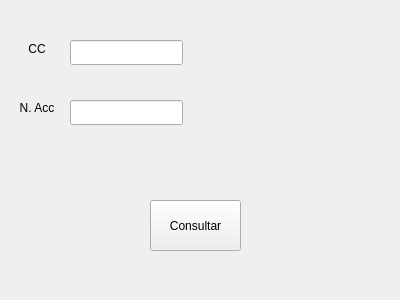
<?xml version="1.0" encoding="UTF-8"?>
<ui version="4.0">
 <class>Consulta</class>
 <widget class="QWidget" name="Consulta">
  <property name="geometry">
   <rect>
    <x>0</x>
    <y>0</y>
    <width>400</width>
    <height>300</height>
   </rect>
  </property>
  <property name="windowTitle">
   <string>Form</string>
  </property>
  <widget class="QPushButton" name="Consult">
   <property name="geometry">
    <rect>
     <x>150</x>
     <y>200</y>
     <width>91</width>
     <height>51</height>
    </rect>
   </property>
   <property name="text">
    <string>Consultar</string>
   </property>
  </widget>
  <widget class="QLineEdit" name="lineEdit">
   <property name="geometry">
    <rect>
     <x>70</x>
     <y>40</y>
     <width>113</width>
     <height>25</height>
    </rect>
   </property>
  </widget>
  <widget class="QLineEdit" name="lineEdit_2">
   <property name="geometry">
    <rect>
     <x>70</x>
     <y>100</y>
     <width>113</width>
     <height>25</height>
    </rect>
   </property>
  </widget>
  <widget class="QLabel" name="label">
   <property name="geometry">
    <rect>
     <x>10</x>
     <y>40</y>
     <width>54</width>
     <height>17</height>
    </rect>
   </property>
   <property name="text">
    <string>CC</string>
   </property>
   <property name="alignment">
    <set>Qt::AlignCenter</set>
   </property>
  </widget>
  <widget class="QLabel" name="label_2">
   <property name="geometry">
    <rect>
     <x>10</x>
     <y>100</y>
     <width>54</width>
     <height>17</height>
    </rect>
   </property>
   <property name="text">
    <string>&lt;html&gt;&lt;head/&gt;&lt;body&gt;&lt;p&gt;N. Acc&lt;/p&gt;&lt;/body&gt;&lt;/html&gt;</string>
   </property>
   <property name="alignment">
    <set>Qt::AlignCenter</set>
   </property>
  </widget>
 </widget>
 <resources/>
 <connections/>
</ui>
